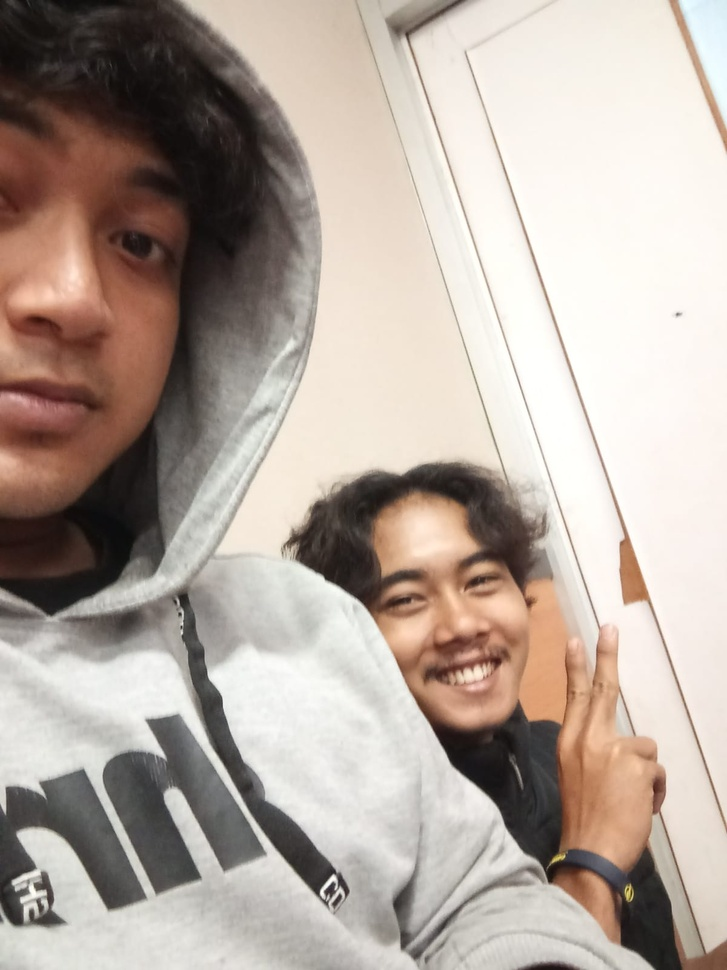
#> input picture haq.jpg, 727 x 970 px, shrunk from 1200 x 1600 before the run
$ python Latihan1.py
#> lines starting #> are read from the running program, lines starting #| are printed output that depends on the picture
import cv2
import numpy as np
image = cv2.imread('haq.jpg')
#> image is the input picture: shape (970, 727, 3); mean B, G, R 159, 168, 180.6
b,g,r = cv2.split(image)
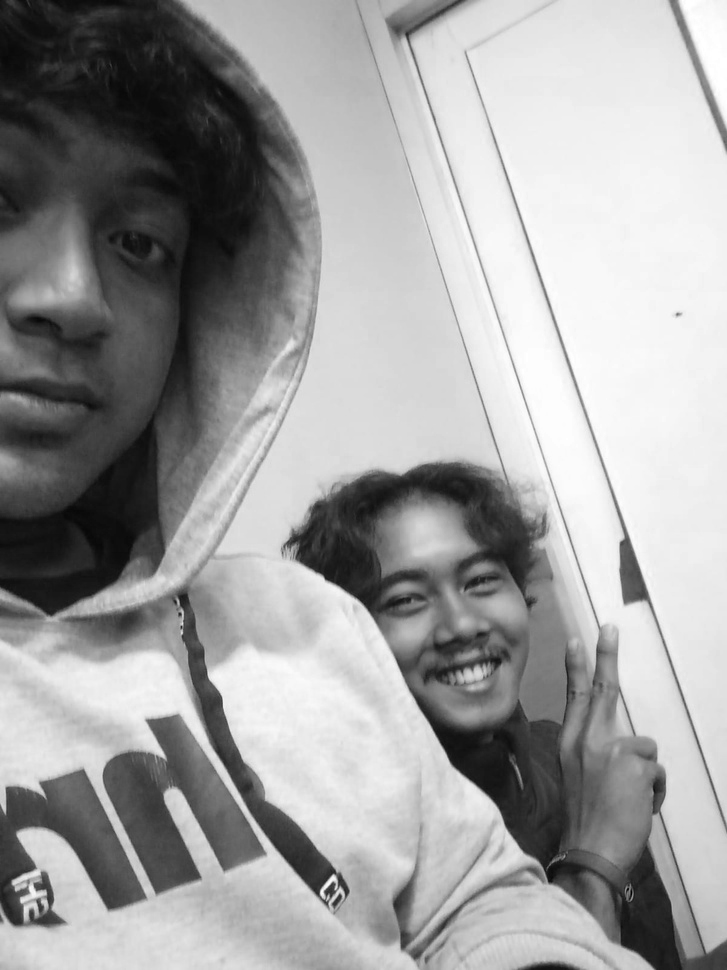
#> b: shape (970, 727); min 0, max 255, mean 159
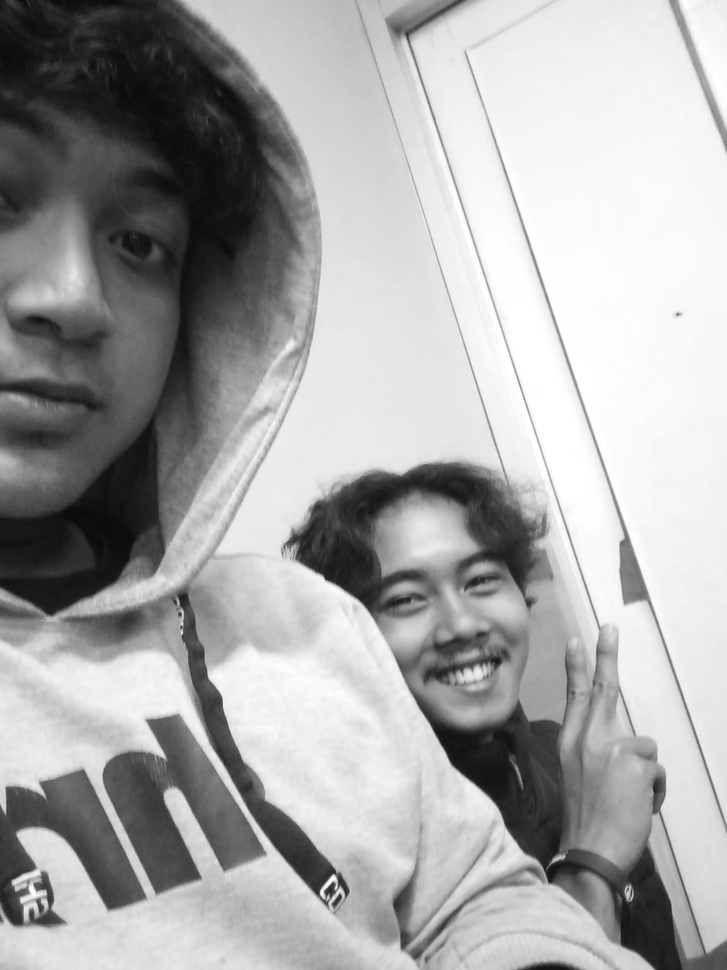
#> g: shape (970, 727); min 9, max 255, mean 168
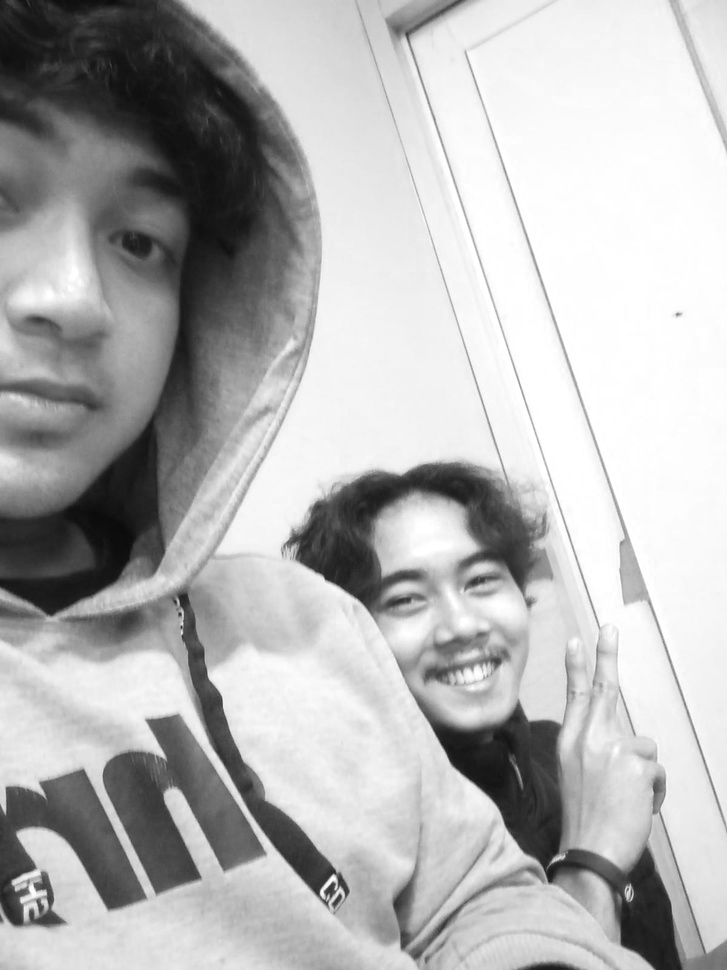
#> r: shape (970, 727); min 10, max 255, mean 180.6
# Buat matriks seukuran dengan citra
matriks0 = np.zeros(image.shape[:2],image.dtype)
m = matriks0
# merge matriks dengan matriks channel merah
merah = cv2.merge([m,m,r])
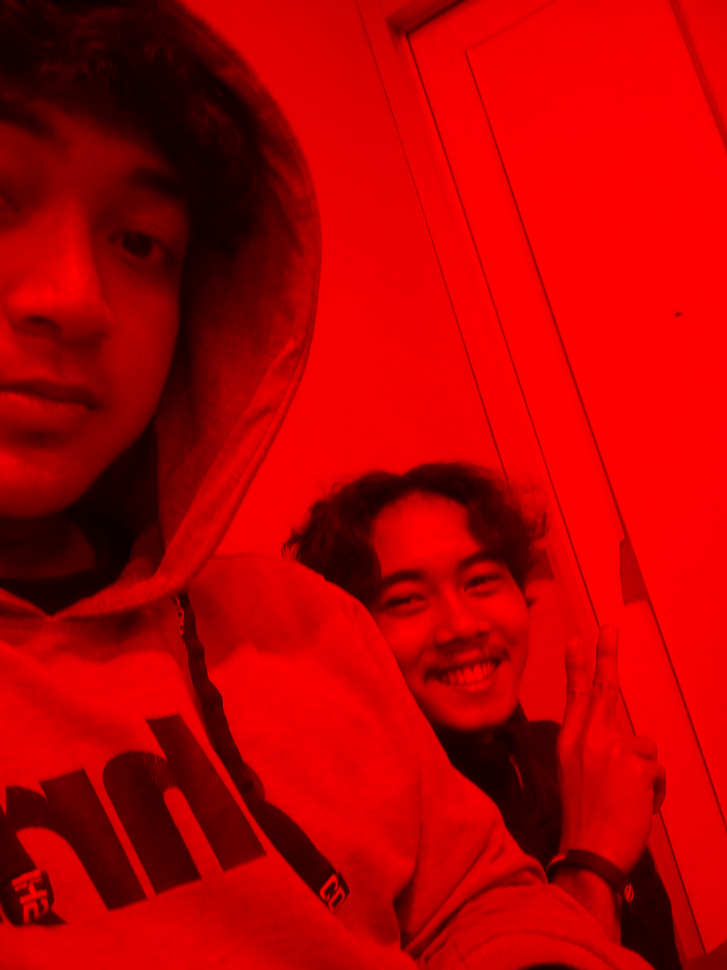
#> merah: shape (970, 727, 3); mean of channels 0, 1, 2 0, 0, 180.6; drawn as B, G, R
cv2.imshow("Citra red channel", merah)
cv2.waitKey(0)

$ run again, with fajri.jpeg copied over haq.jpg
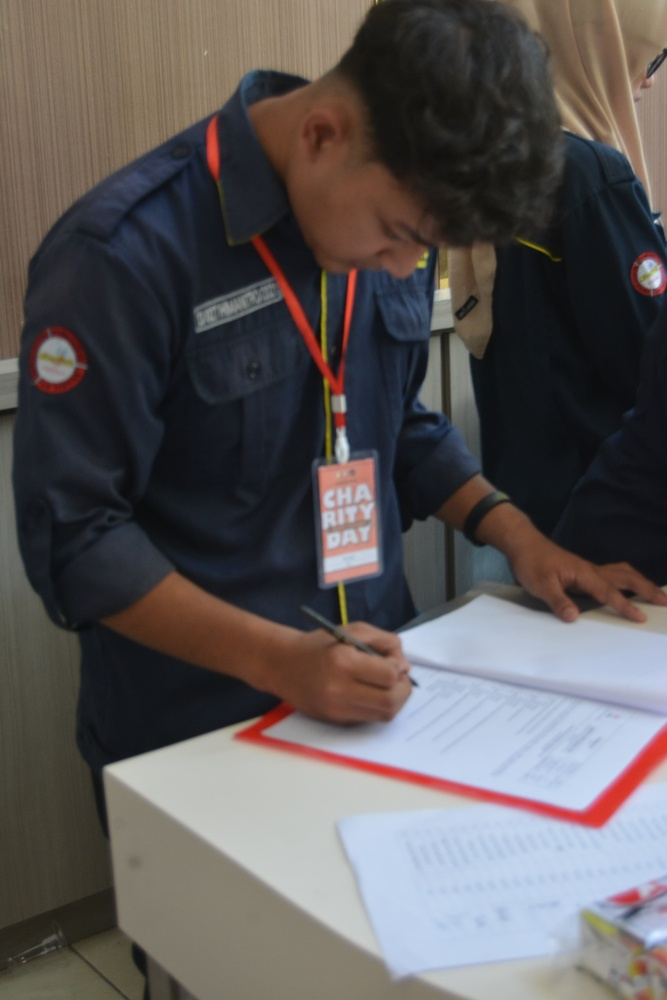
#> input picture fajri.jpeg, 667 x 1000 px, shrunk from 2773 x 4160 before the run
#> image is the input picture: shape (1000, 667, 3); mean B, G, R 87.7, 87.8, 92.5
#> `b,g,r = cv2.split(image)`:
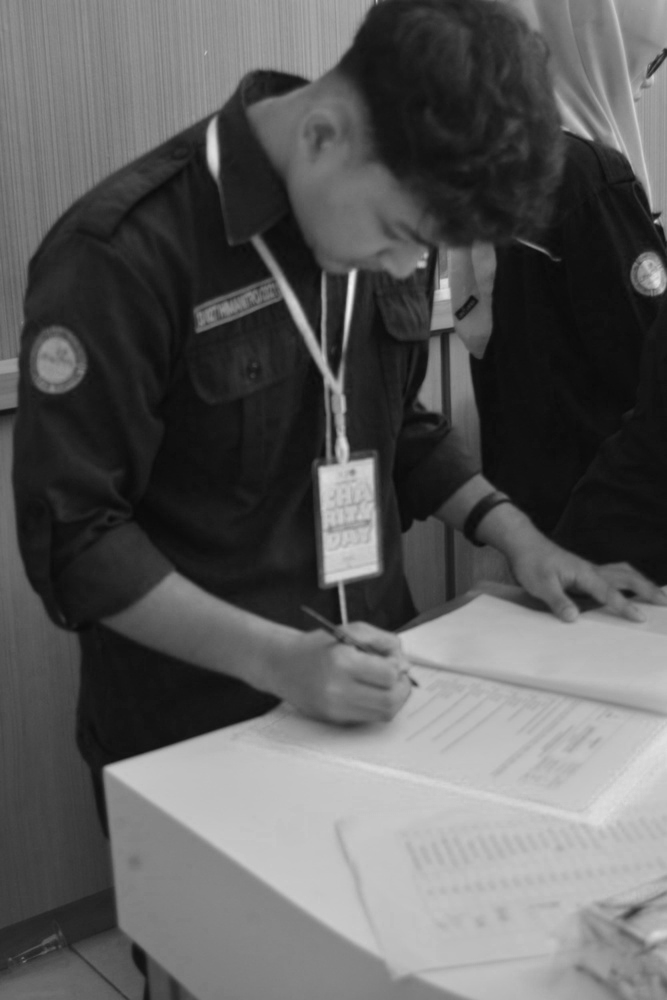
#> r: shape (1000, 667); min 9, max 244, mean 92.5
#> `merah = cv2.merge([m,m,r])`:
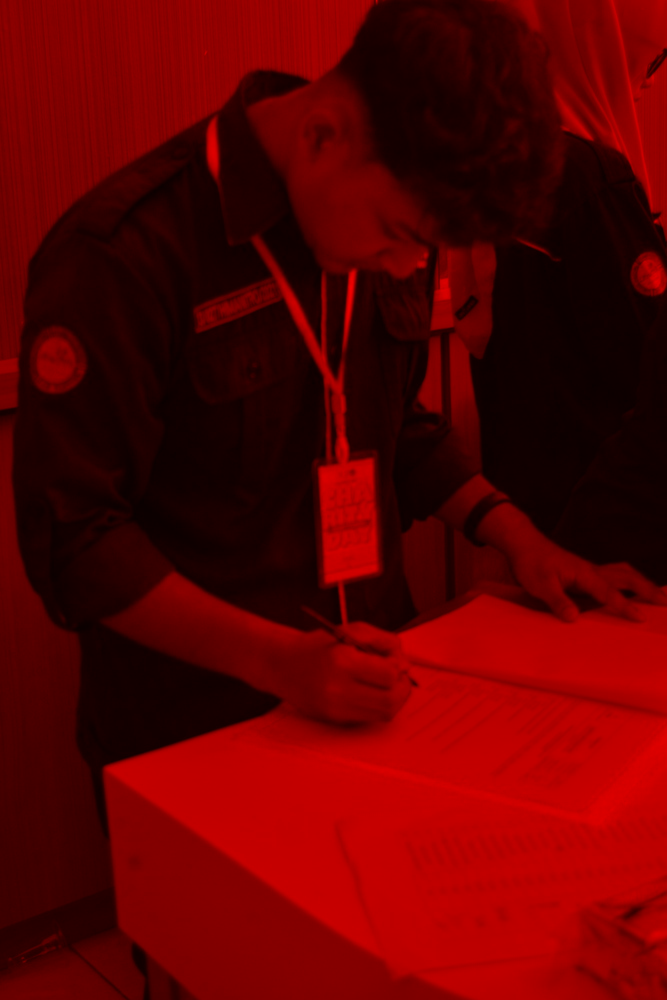
#> merah: shape (1000, 667, 3); mean of channels 0, 1, 2 0, 0, 92.5; drawn as B, G, R
